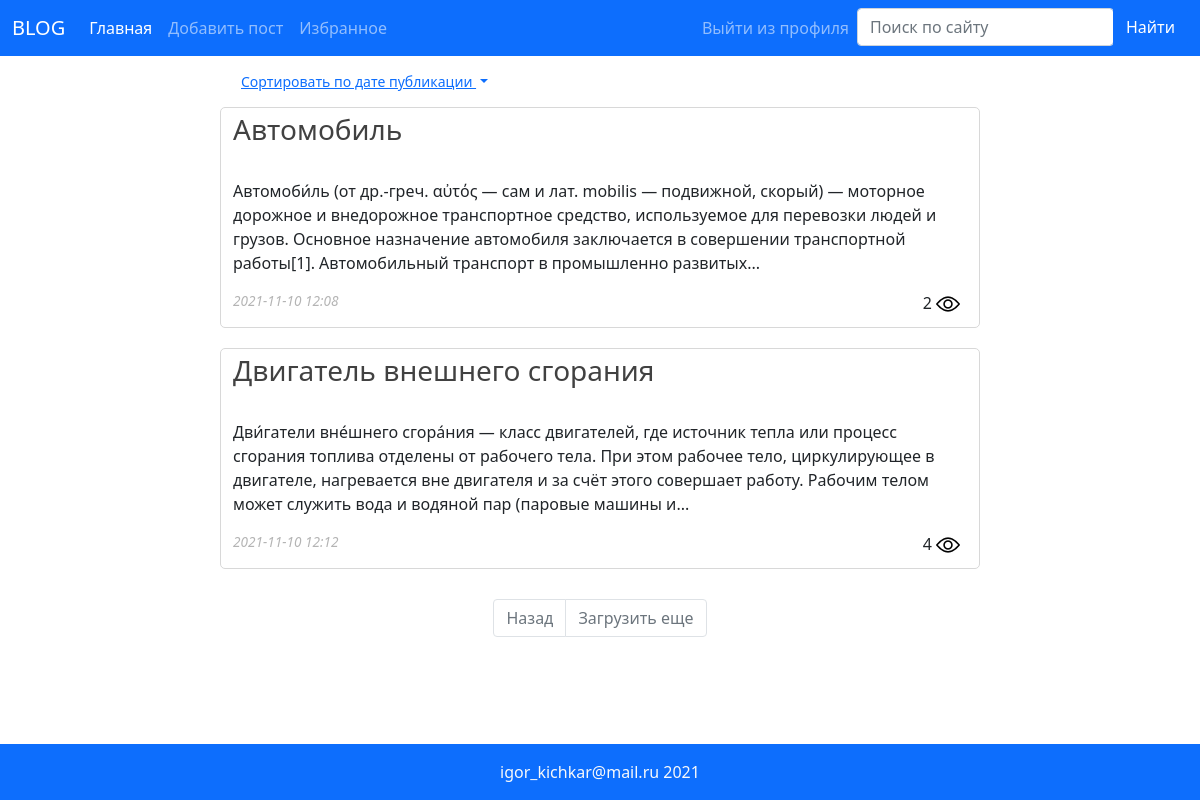
The page /favorites_posts (signed in) on the database as committed earlier.
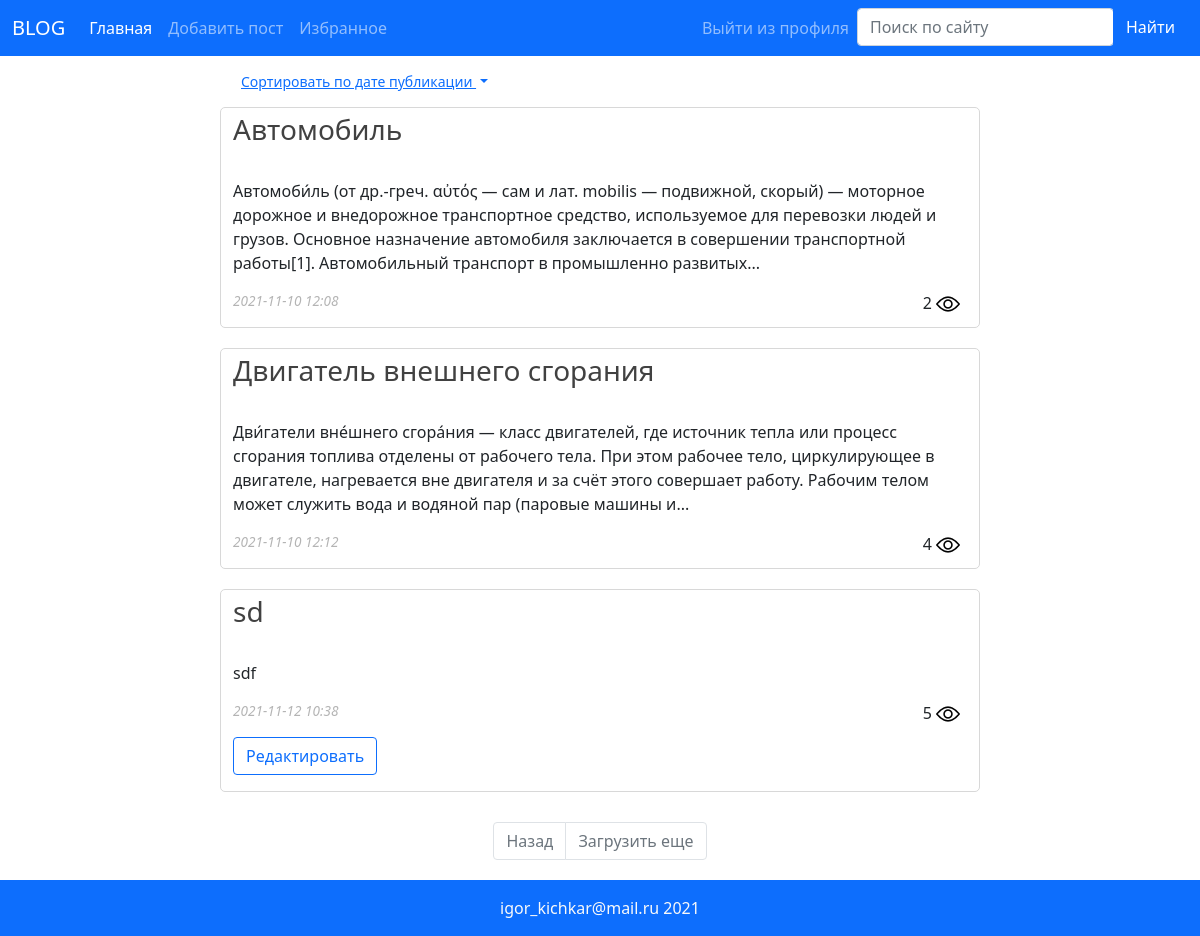
The same page on the database as committed later.
### models.py (models this page shows, shortened)
class SaveMixin(object):
    pass

class Post(db.Model, SaveMixin):
    id = db.Column(db.Integer(), primary_key=True)
    title = db.Column(db.String(255), nullable=False)
    content = db.Column(db.Text(), nullable=False)
    author = db.Column(db.String(255), nullable=False)
    views = db.Column(db.Integer(), nullable=False, default=0)
    likes = db.Column(db.Integer(), nullable=False, default=0)
    created_on = db.Column(db.DateTime(), default=datetime.utcnow)
    updated_on = db.Column(
        db.DateTime(), default=datetime.utcnow, onupdate=datetime.utcnow)

### app.py (the view)
@app.route('/favorites_posts')
@app.route('/favorites_posts/<int:page>')
def favorites_posts(page=1):
    favorites_post_id = db.session.query(Favorites).filter(Favorites.user_email == str(current_user)).all()
    favorites_post_id = [int(i.post_id) for i in favorites_post_id]
    if request.cookies.get('sort') == 'decrease':
        posts = db.session.query(Post)\
            .filter(Post.id.in_(favorites_post_id))\
            .order_by(Post.id.desc()).paginate(page, 20)
    else:
        posts = db.session.query(Post)\
            .filter(Post.id.in_(favorites_post_id))\
            .paginate(page, 20)
    return render_template('main.html',
                           posts=posts,
                           autoriz=current_user.is_authenticated,
                           current_user=str(current_user),
                           user_status=check_user_status(current_user),
                           flag='favorites', )

### app.py (called while the page is built)
@login_manager.user_loader
def load_user(user_id):
    return db.session.query(Users).get(user_id)

### models.py (called while the page is built)
    def __repr__(self):
        return f"{self.email}"

### utils.py (called while the page is built)
def check_user_status(current_user):
    return str(current_user.status) if current_user.is_authenticated else None

### templates/main.html (shortened to what this page needs)
{% extends 'base.html' %}
{% block content %}
<div class='row main_content'>
  <div class="col-12 col-sm-10 col-lg-8 sort">
    <div class="dropdown">
      <button class="btn btn-link btn-sm dropdown-toggle" type="button" id="dropdownMenuButton1" data-bs-toggle="dropdown"
        aria-expanded="false">
        Сортировать по дате публикации
      </button>
        {% if  flag == 'favorites'%}
        {% set slug = 'favorites'%}
        {% elif flag == 'main' %}
        {% set slug = 'main'%}
        {% elif flag == 'search' %}
        {% set slug = 'search'%}
        {% endif %}
    </div>
  </div>
</div>
{% for i in posts.items %}
<div class='row'>
  <div class="col-12 col-sm-10 col-lg-8 post">
    <a class='title_post' href="{{ url_for('post', post_id=i.id) }}">
      <h3>{{ i.title }}</h3>
    </a>
    <br>
    {% if i.content |length > 300 %}
    <p>{{ i.content[:300] }}...</p>
    {% else %}
    <p>{{ i.content }}
      {% endif %}
    <p class='rightimg'>{{ i.views }} <img src="{{url_for('static', filename='/images/img/view.png')}}"></p>
    <p class='created_on'>{{ (i.created_on | string)[:16]}}</p>
    {% if user_status == 'admin' or i.author == current_user %}
    {% set edit_link = '/edit/' + i.id|string %}
    <p><a class='btn btn-outline-primary' href="{{ edit_link }}">Редактировать</a></p>
    {% endif %}
  </div>
</div>
{% endfor %}
{% if flag == 'favorites' %}
{% set endpoint = 'favorites_posts' %}
{% elif flag == 'main' %}
{% set endpoint = 'main' %}
{% elif flag == 'search' %}
{% set endpoint = 'find_phrase' %}
{% endif %}
<nav aria-label="Page navigation example">
  <ul class="pagination justify-content-center">
    {% if posts.has_prev %}
    <li class="page-item">
      <a class="page-link" href="{{ url_for(endpoint, page=posts.prev_num) }}" tabindex="-1">Назад</a>
    </li>
    {% else %}
    <li class="page-item disabled">
      <a class="page-link" href="#" tabindex="-1">Назад</a>
    </li>
    {% endif %}
    {% if posts.has_next %}
    <li class="page-item">
      <a class="page-link" href="{{ url_for(endpoint, page=posts.next_num) }}">Загрузить еще</a>
    </li>
    {% else %}
    <li class="page-item disabled">
      <a class="page-link" href="#">Загрузить еще</a>
    </li>
    {% endif %}
  </ul>
</nav>
{% endblock %}

### templates/base.html (shortened to what this page needs)
<!DOCTYPE html>
<html lang="ru">
<head>
    <link href="https://cdn.jsdelivr.net/npm/bootstrap@5.1.1/dist/css/bootstrap.min.css" rel="stylesheet"
>
    <link rel="stylesheet" href="{{ url_for('static', filename='css/style.css') }}" type="text/css">
</head>
<body>
    <header class="sticky-top">
        <nav class="navbar navbar-expand-lg navbar-dark bg-primary">
            <div class="container-fluid">
                <a class="navbar-brand" href="{{ url_for('main') }}"><span>BLOG</span> </a>
                <div class="collapse navbar-collapse" id="navbarText">
                    <ul class="navbar-nav me-auto mb-2 mb-lg-0">
                        <li class="nav-item">
                            <a class="nav-link active" aria-current="page" href="{{ url_for('main') }}">Главная</a>
                        </li>
                        {% if autoriz %}
                        {% set link_add_post = url_for('add_post') %}
                        {% set link_favorites = url_for('favorites_posts') %}
                        {% else %}
                        {% set link_add_post = url_for('login') %}
                        {% set link_favorites = url_for('login') %}
                        {% endif %}
                        <li class="nav-item">
                            <a class="nav-link" href="{{ link_add_post }}">Добавить пост</a>
                        </li>
                        <li class="nav-item">
                            <a class="nav-link" href="{{ link_favorites }}">Избранное</a>
                        </li>
                    </ul>
                    <ul class="nav navbar-nav  justify-content-end">
                        {% if not autoriz %}
                        <li class="nav-item justify-content-end">
                            <a class="nav-link" href="{{ url_for('login') }}">Войти</a>
                        </li>
                        <li class="nav-item justify-content-end">
                            <a class="nav-link" href="{{ url_for('register') }}">Регистрация</a>
                        </li>
                        {% else %}
                        <li class="nav-item justify-content-end">
                            <a class="nav-link" href="{{ url_for('logout') }}">Выйти из профиля</a>
                        </li>
                        {% endif %}
                        <li class="nav-item justify-content-end">
                            <form method='get' action='/search'>
                                <div class="input-group">
                                    <input type="search" class="form-control rounded" placeholder="Поиск по сайту"
                                        aria-label="Searcha" aria-describedby="search-addon" type="text"
                                        name="search_prase" />
                                    <button type="submit" class="btn btn-primary">Найти</button>
                                </div>
                            </form>
                </div>
            </div>
        </nav>
    </header>
    <div class='container main-content'>
        {% block content %}
        {% endblock %}
    </div>
    <footer class="bg-primary text-center text-lg-start">
        <div class="text-center text-light p-3">
            igor_kichkar@mail.ru 2021
        </div>
    </footer>
</body>
</html>

### static/css/style.css (style rules this page uses)
.post { border-radius: 5px; border: 1px solid rgb(216, 216, 216); margin: 10px auto; padding-top: 5px; }
.title_post { color: rgba(0, 0, 0, 0.747); text-decoration: none; }
.rightimg { float: right; margin: 0 7px 0 0; }
.created_on { font-size: 85%; font-style: italic; color: rgb(180, 180, 180); }
.pagination { margin: auto; padding: 20px; }
.sort { margin: 10px auto 0 auto; }
html { height: 100%; }
body { display: flex; flex-direction: column; height: 100%; }
header { flex: 0 0 auto; }
.main-content { flex: 1 0 auto; }
footer { flex: 0 0 auto; }

Rows that differ between the two databases and show on the page:
added Post: title "sd", content "sdf", views "5", created_on "2021-11-12 10:38"
